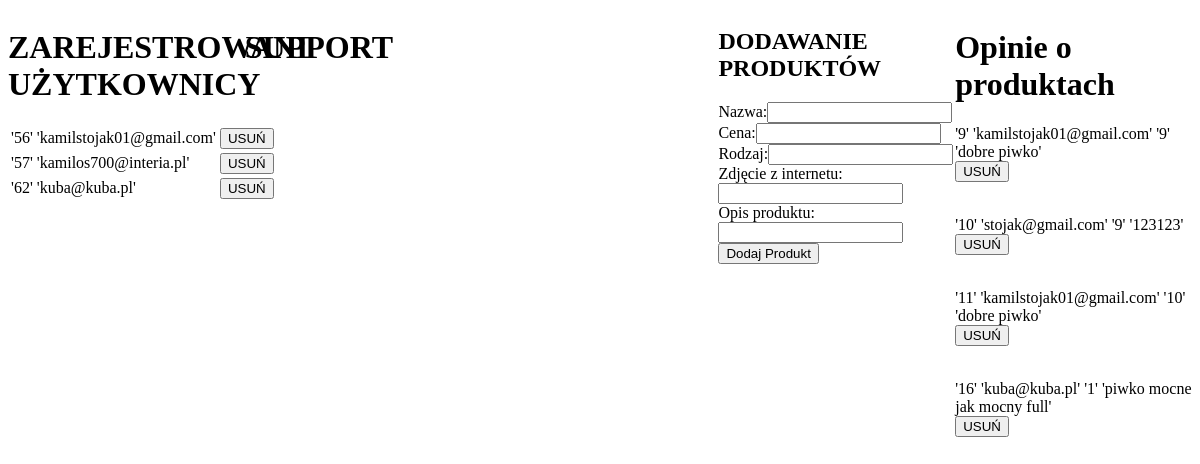
/admin.php (signed in), run on the app's committed database.
### tables this page shows
CREATE TABLE `logowanie` (
  `ID` int(11) NOT NULL,
  `Email` varchar(100) NOT NULL,
  `password` varchar(100) NOT NULL
);

CREATE TABLE `opinie` (
  `ID` int(11) NOT NULL,
  `klient_Email` varchar(255) NOT NULL,
  `produkt_id` varchar(111) NOT NULL,
  `Opinia` varchar(255) NOT NULL
);

### admin.php (the view, shortened to what this page needs)
<body>
<link rel="stylesheet" href="admin.css">
<div class"koniec">
<div class="jeden">
<h1>ZAREJESTROWANI UŻYTKOWNICY</h1>
<?php
require_once('connection.php');
if($_SESSION['user']=="ADMIN"){
?>
<table>
<tbody>
<?php
$sql="SELECT * FROM logowanie WHERE ID > 1";
$wynik=$conn->query($sql);
if($wynik->num_rows > 0){
	while($row=$wynik->fetch_assoc()){
echo  " <tr>
                            <td>'". $row['ID'] ."'</td>
                            <td>'". $row['Email'] ."'</td>
                                <form action='ADMIN2.php' method='POST'>
                                       <td>
                                         <button type='submit' name='usun' value='". $row['ID'] ."' >USUŃ</button>
                                       </td>
                                 </form>
                            </tr>";
	}
}
?>
</tbody>
</table>
</div>
<div class="jedenjeden">
<h1> SUPPORT </h1>
</div>
<div class="jedenjedenjeden">
<h1>Opinie o produktach</h1>
<?php
$sql6="SELECT * FROM opinie";
$wynik6=$conn->query($sql6);
if($wynik6->num_rows > 0){
	while($row6=$wynik6->fetch_assoc()){
echo  " <tr>
                            <td>'". $row6['ID'] ."'</td>
                            <td>'". $row6['klient_Email'] ."'</td>
							<td>'". $row6['produkt_id'] ."'</td>
							<td>'". $row6['Opinia'] ."'</td>
                                <form action='ADMIN2.php' method='POST'>
                                       <td>
                                         <button type='submit' name='usun3' value='". $row6['ID'] ."' >USUŃ</button>
                                       </td>
                                 </form>
                            </tr><br>";
	}
}
?>
</div>
<div class="jedenjedenjedenjeden">
<form method="POST" action="ADMIN.php">
<h2>DODAWANIE PRODUKTÓW</h2>
Nazwa:<input name="nazwa" type="text"> <br>
Cena:<input name="cena" type="text"><br>
Rodzaj:<input name="rodzaj" type="text"><br>
Zdjęcie z internetu:<input name="zdj" type="text"><br>
Opis produktu:<input name="Opis" type="text"><br>
<input type="submit" name='dodawanie' value="Dodaj Produkt"><br><br><br><br><br><br>
<?php
		}else{
	header('location:profil.php');
		}
?>
</div>
</div>
</body>

### admin.css (style rules this page uses)
div.jeden { width:20%; height: 100%; float:left; border:1px; }
div.jedenjeden { border:1px; width:20%; height: 100%; float:left; }
div.jedenjedenjeden { width:20%; height: 100%; float:right; }
div.jedenjedenjedenjeden { width:20%; height: 100%; float:right; }

### data on the page
logowanie: ID "56", Email "kamilstojak01@gmail.com"
logowanie: ID "57", Email "kamilos700@interia.pl"
logowanie: ID "62", Email "kuba@kuba.pl"
opinie: ID "9", klient_Email "kamilstojak01@gmail.com", produkt "9", Opinia "dobre piwko"
opinie: ID "10", klient_Email "stojak@gmail.com", produkt "9", Opinia "123123"
opinie: ID "11", klient_Email "kamilstojak01@gmail.com", produkt "10", Opinia "dobre piwko"
opinie: ID "16", klient_Email "kuba@kuba.pl", produkt "1", Opinia "piwko mocne jak mocny full"
